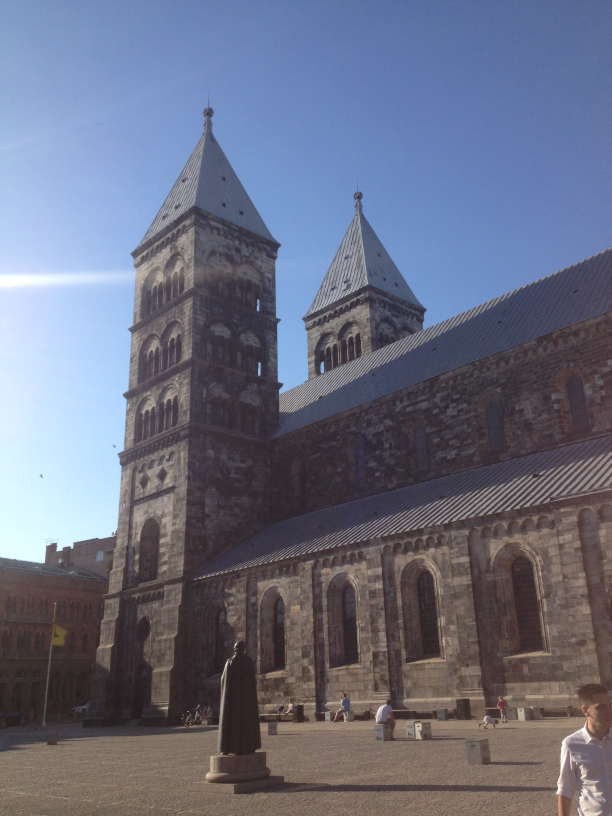
#> input picture testscale.jpg, 612 x 816 px
$ python edgeDetecttest.py
#> lines starting #> are read from the running program, lines starting #| are printed output that depends on the picture; after the words box and inside, x2 and y2 are one past the last pixel; in counts of white or black regions, pixels touching at a corner belong together
### edgeDetect.py
########################################################################
#
#
#                          Image Edge Detection
#                           edgeDetect.py
#
#                                MAIN
#
#                 Copyright (C) 2010 Ulrik Hoerlyk Hjort
#
#  Image Edge Detection is free software;  you can  redistribute it
#  and/or modify it under terms of the  GNU General Public License
#  as published  by the Free Software  Foundation;  either version 2,
#  or (at your option) any later version.
#  Image Edge Detection is distributed in the hope that it will be
#  useful, but WITHOUT ANY WARRANTY;  without even the  implied warranty
#  of MERCHANTABILITY or FITNESS FOR A PARTICULAR PURPOSE.
#  See the GNU General Public License for  more details.
#  You should have  received  a copy of the GNU General
#  Public License  distributed with Yolk.  If not, write  to  the  Free
#  Software Foundation,  51  Franklin  Street,  Fifth  Floor, Boston,
#  MA 02110 - 1301, USA.
########################################################################
from PIL import Image
import numpy as np
from scipy.signal import convolve2d
import math
import matplotlib.pyplot as plt

class Filter :
    prewittKernel = np.mgrid[-1:2, -1:2]

    ########################################################################
    #
    #
    #
    ########################################################################
    def __init__(self, filename):
#> called with filename = './testscale.jpg'
        self.im = Image.open(filename)
#> self.im is the input picture: PIL image 612x816 RGB; mean R, G, B 106.4, 110.4, 129.2
        self.im_height = self.im.height
#> self.im_height = 816
        self.im_width = self.im.width
#> self.im_width = 612
        self.im_buf = np.array(self.im)
        self.imGray = Image.new('L', (self.im_width, self.im_height))
#> self.imGray: PIL image 612x816 L; every value is 0
        self.toGray()
#> after the loop in toGray, `for x in range (self.im_width):`:
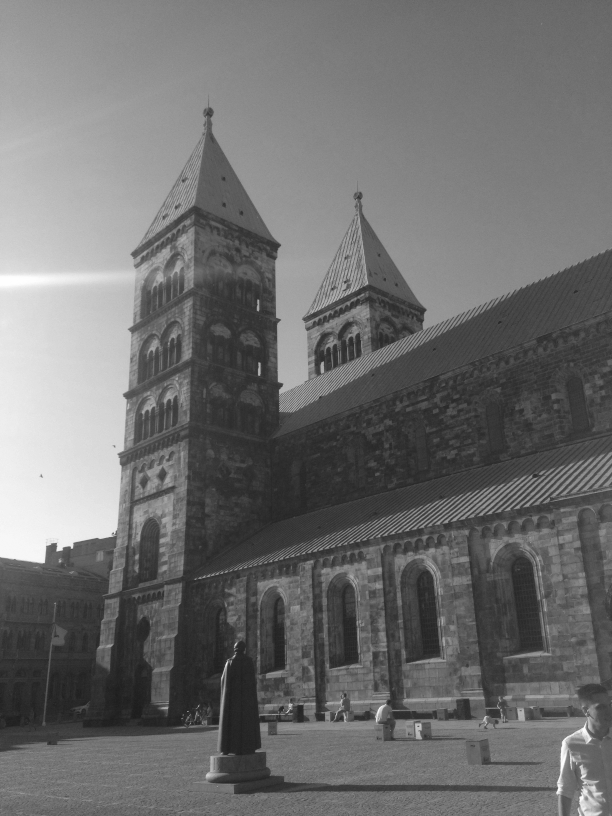
#> self.imGray: PIL image 612x816 L; min 29, max 254, mean 110.8

    ########################################################################
    #
    #
    #
    ########################################################################
    def toGray(self):
        for x in range (self.im_width):
            for y in range (self.im_height):
                r,g,b = self.im.getpixel((x,y))
                gray = int(0.2989 * r + 0.5870 * g + 0.1140 * b)
                self.imGray.putpixel((x, y), gray)


    ########################################################################
    #
    #
    #
    ########################################################################
    def gaussianKernel(self, dimension, sigma=1):
        lim = int(dimension) // 2
        x, y = np.mgrid[-lim:lim+1, -lim:lim+1]
        normal = 1 / (2.0 * np.pi * sigma**2)
        g =  np.exp(-((x**2 + y**2) / (2.0*sigma**2))) * normal
        return g

    ########################################################################
    #
    #
    #
    ########################################################################
    def gaussianBlur(self, im):
        kernel = self.gaussianKernel(5, 1.4)
        return convolve2d(im, kernel, mode='same', boundary = 'symm', fillvalue=0)

    ########################################################################
    #
    #
    #
    ########################################################################
    def nonMaximumSupression(self, im, phase):
        gmax = np.zeros((im.shape), dtype=np.int32)
        phase = phase * 57.3
        phase[phase < 0] += 180

        for i in range(1,gmax.shape[0]-1):
            for j in range(1,gmax.shape[1]-1):
                a = 255
                b = 255

                if ((0 <= phase[i,j] < 22.5) or
                   (157.5 <= phase[i,j] <= 180)):
                    a = im[i, j+1]
                    b = im[i, j-1]
                elif (22.5 <= phase[i,j] < 67.5):
                    a = im[i+1, j-1]
                    b = im[i-1, j+1]
                elif (67.5 <= phase[i,j] < 112.5):
                    a = im[i+1, j]
                    b = im[i-1, j]
                elif (112.5 <= phase[i,j] < 157.5):
                    a = im[i-1, j-1]
                    b = im[i+1, j+1]

                if (im[i,j] >= a) and (im[i,j] >= b):
                    gmax[i,j] = im[i,j]
                else:
                    gmax[i,j] = 0
        return gmax

    ########################################################################
    #
    #
    #
    ########################################################################
    def doubleThreshold(self, im, weakPixel=75, strongPixel=255, lowThreshold=0.05, highThreshold=0.15):
            highThreshold = im.max() * highThreshold;
            lowThreshold = highThreshold * lowThreshold;
            imThr = np.zeros((im.shape), dtype=np.int32)
            imThr[np.where(im >= highThreshold)] = np.int32(strongPixel)
            imThr[np.where((im <= highThreshold) & (im >= lowThreshold))] = np.int32(weakPixel)

            return imThr

    ########################################################################
    #
    #
    #
    ########################################################################
    def hysteresis(self, im, weakPixel=75, strongPixel=255):
        for i in range(1, im.shape[0]-1):
            for j in range(1, im.shape[1]-1):
                if (im[i,j] == weakPixel):
                        if ((im[i+1, j-1] == strongPixel) or
                            (im[i+1, j] == strongPixel) or
                            (im[i+1, j+1] == strongPixel) or
                            (im[i, j-1] == strongPixel) or
                            (im[i, j+1] == strongPixel) or
                            (im[i-1, j-1] == strongPixel) or
                            (im[i-1, j] == strongPixel) or
                            (im[i-1, j+1] == strongPixel)):
                                im[i, j] = strongPixel
                        else:
                            im[i, j] = 0
        return im
    ########################################################################
    #
    #
    #
    ########################################################################
    def cannyEdge(self, im=None):
        if im is None:
            im=self.imGray

        im = self.gaussianBlur(im)
        im, alpha = self.sobelFilter(im)
#> after the loop in edgeDetect, `for x in range (grad.shape[0]):`:
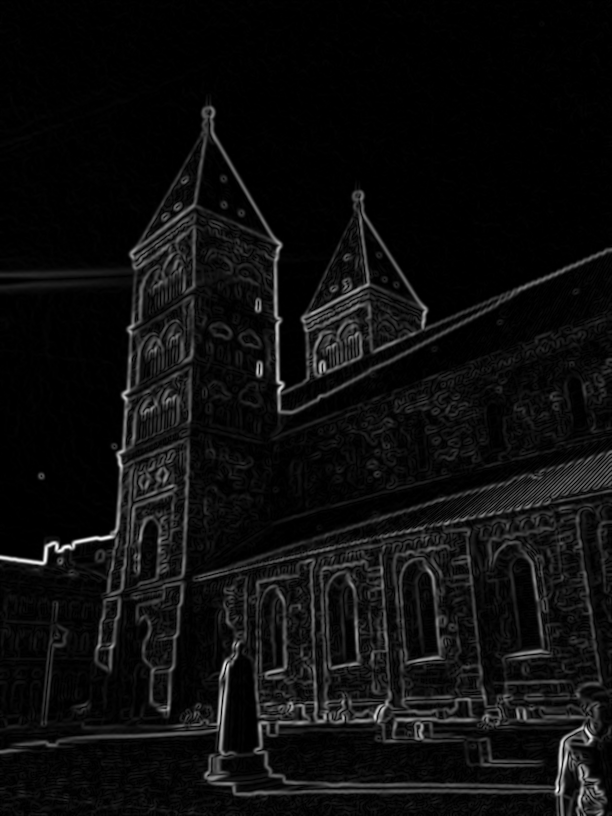
#> grad: shape (816, 612) float64; min 0, max 271, mean 15.4; drawn with min black and max white
#> in edgeDetect, `m = np.max(grad)`: m = 271
        im = self.nonMaximumSupression(im, alpha)
#> after the loop in nonMaximumSupression, `for i in range(1,gmax.shape[0]-1):`:
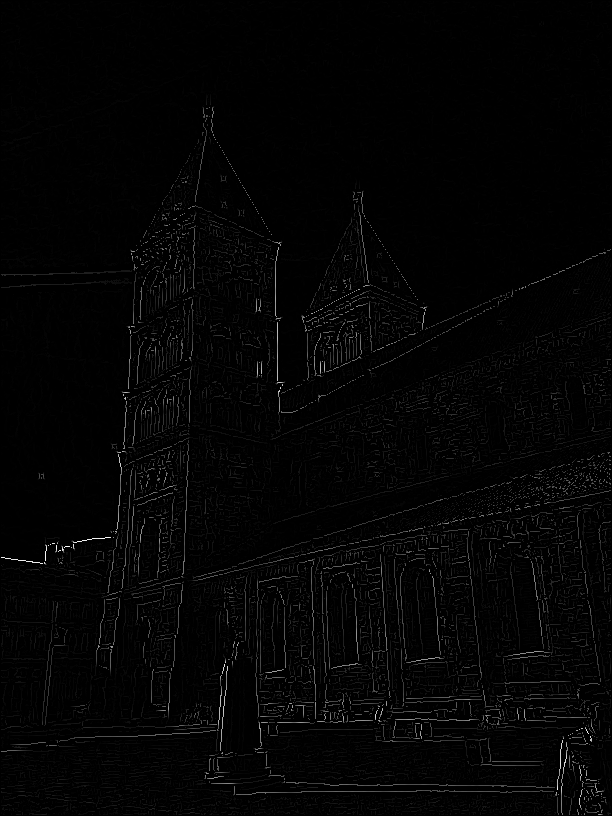
#> gmax: shape (816, 612) int32; min 0, max 255, mean 4
        im = self.doubleThreshold(im)
#> in doubleThreshold, `highThreshold = im.max() * highThreshold;`: highThreshold = 38.25
#> in doubleThreshold, `lowThreshold = highThreshold * lowThreshold;`: lowThreshold = 1.91
        im = self.hysteresis(im)
#> after the loop in hysteresis, `for i in range(1, im.shape[0]-1):`:
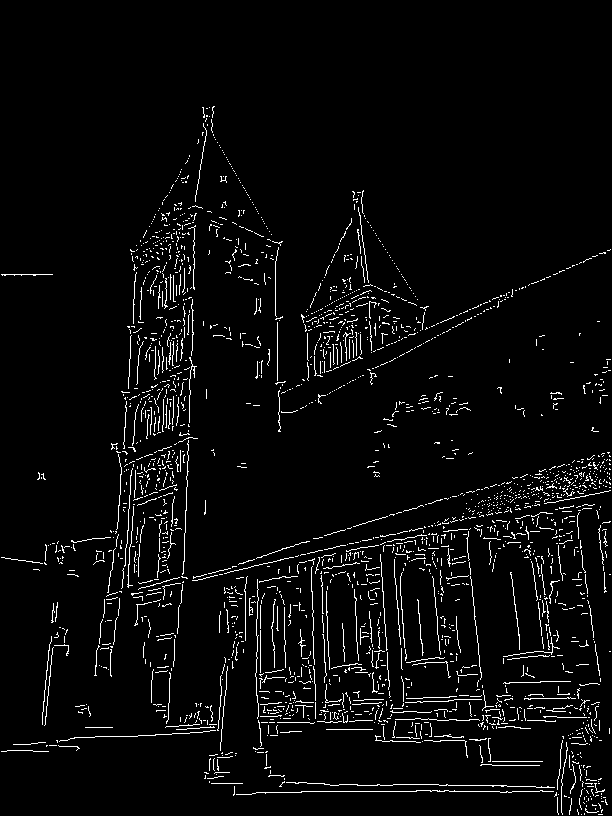
#> im: shape (816, 612) int32; 3.9% white in thin lines or dots, all inside (x1, y1, x2, y2) = (1, 106, 611, 815)
        return im

    ########################################################################
    #
    #
    #
    ########################################################################
    # [4 lines left out: function averageFilter, not called in this run]


    ########################################################################
    #
    #
    #
    ########################################################################
    def sobelFilter(self, im=None,  kernelX = np.array([[1,0,-1], [2,0,-2], [1,0,-1]]), kernelY = np.array([[1,2,1], [0,0,0], [-1,-2,-1]])):
      if im is None:
        im=self.imGray
      return self.edgeDetect(im, kernelX,kernelY)

    ########################################################################
    #
    #
    #
    ########################################################################
    def prewittFilter(self, im=None, kernelX = np.array(prewittKernel[1]), kernelY = np.array(prewittKernel[0])):
      if im is None:
        im=self.imGray
      return self.edgeDetect(im,kernelX,kernelY)

    ########################################################################
    #
    #
    #
    ########################################################################
    def edgeDetect(self, im=None, kernelX = np.array(prewittKernel[1]), kernelY = np.array(prewittKernel[0])):
      if im is None:
        im=self.imGray

      gradX = convolve2d(im, kernelX, mode='same', boundary = 'symm', fillvalue=0)
      gradY = convolve2d(im, kernelY, mode='same', boundary = 'symm', fillvalue=0)
      grad = np.zeros(shape=gradX.shape)

      for x in range (grad.shape[0]):
          for y in range (grad.shape[1]):
              grad[x,y] = int(math.sqrt((int(gradX[x,y]) * int(gradX[x,y])) + (int(gradY[x,y]) * int(gradY[x,y]))))


      m = np.max(grad)
      for x in range (grad.shape[0]):
          for y in range (grad.shape[1]):
              grad[x,y] *= 255.0/m

      alpha = np.arctan2(gradY, gradX)
      return (grad, alpha)

    ########################################################################
    #
    #
    #
    ########################################################################
    # [5 lines left out: function plot, not called in this run]

    ########################################################################
    #
    #
    #
    ########################################################################
    def showImage(self, im):
      PILimage = Image.fromarray(im.astype('uint8'), 'L')
      PILimage.show()


### edgeDetecttest.py
from edgeDetect import *

f = Filter('./testscale.jpg')

# Canny edge
im = f.cannyEdge()
f.showImage(im)

# Sobel filter
im, _ = f.sobelFilter()
#> after the loop in edgeDetect (call 2), `for x in range (grad.shape[0]):`:
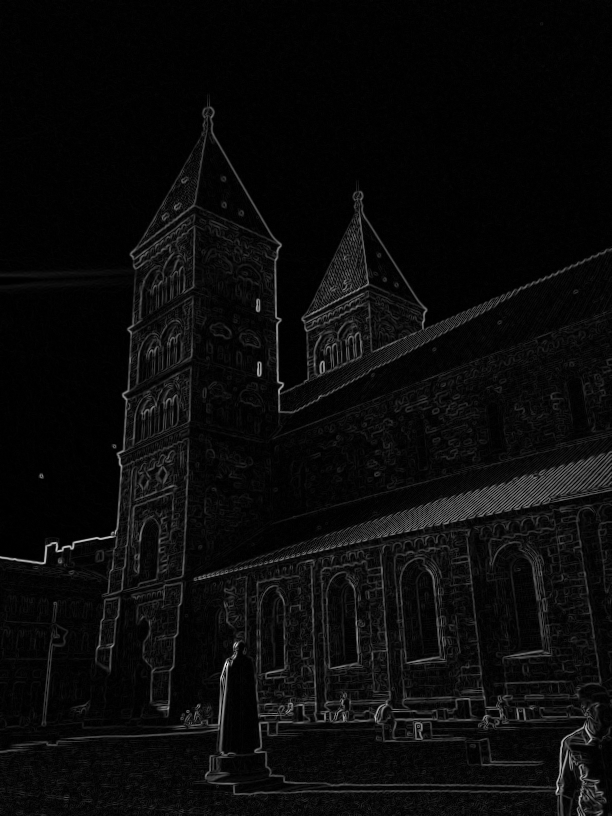
#> grad: shape (816, 612) float64; min 0, max 748, mean 32.5; drawn with min black and max white
#> in edgeDetect (call 2), `m = np.max(grad)`: m = 748
f.showImage(im)

# Prewitt filter
im, _ = f.prewittFilter()
#> in edgeDetect (call 3), `gradY = convolve2d(im, kernelY, mode='same', boundary = 'symm', fillva..`:
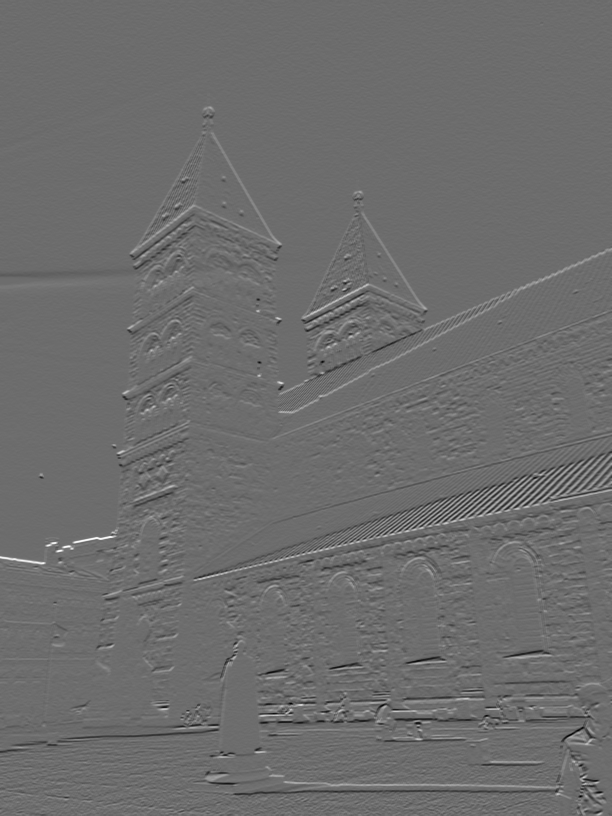
#> gradY: shape (816, 612) int64; min -316, max 421, mean 0.1; drawn with min black and max white
#> in edgeDetect (call 3), `m = np.max(grad)`: m = 532
#> in edgeDetect (call 3), `alpha = np.arctan2(gradY, gradX)`:
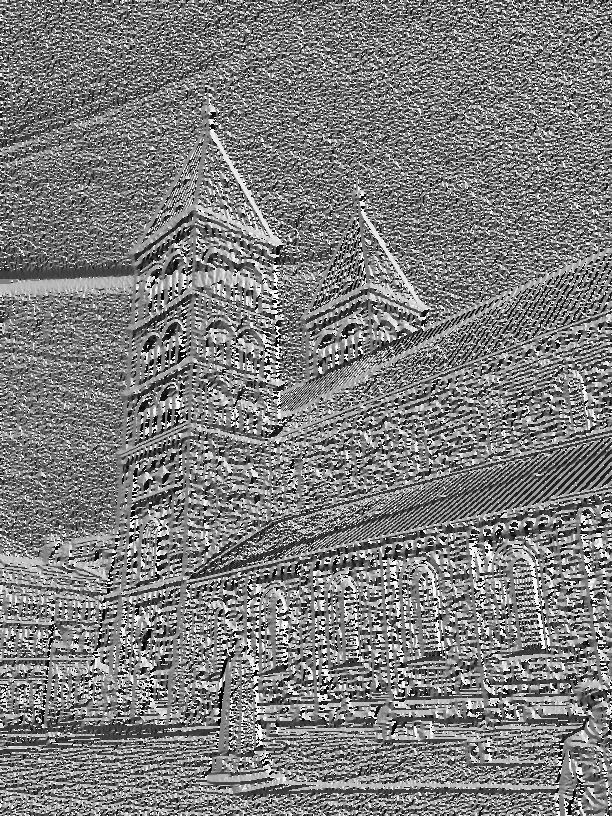
#> alpha: shape (816, 612) float64; min -3.14, max 3.14, mean -0.0461; drawn with min black and max white
f.showImage(im)
